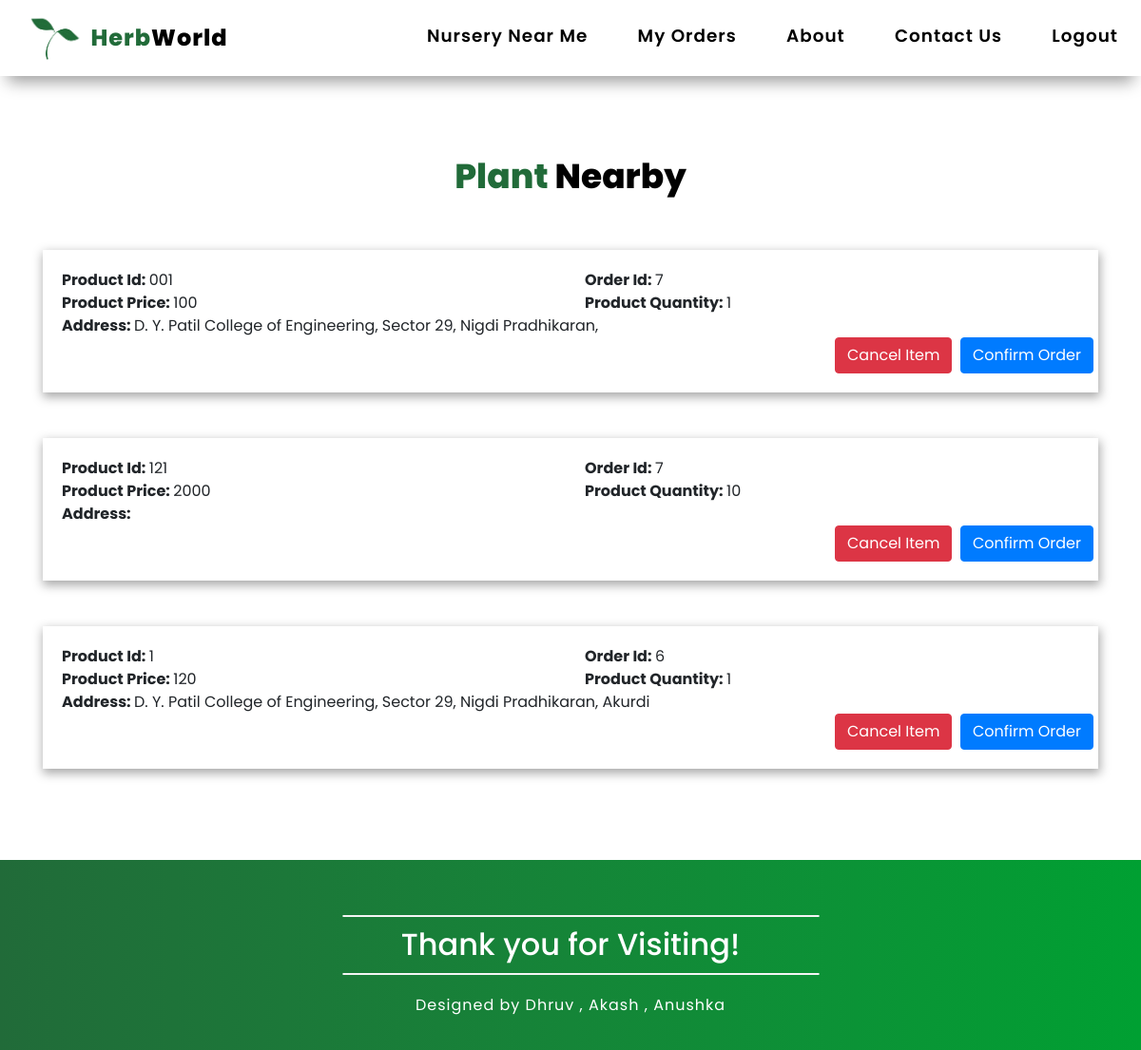
Before: /myorders/ (signed in) with the older database file.
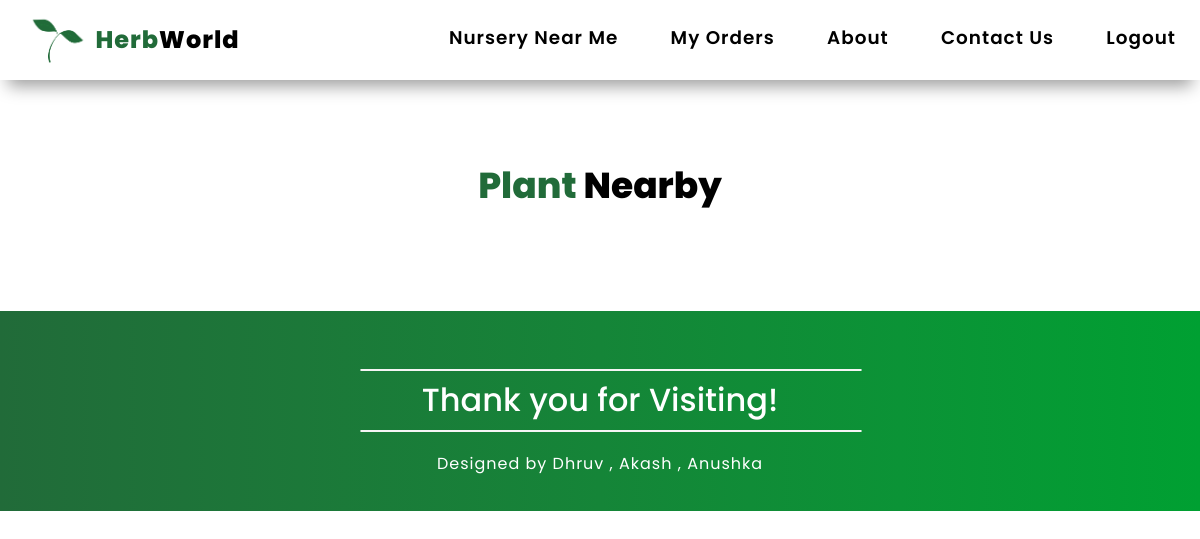
After: the same page with the newer database file.
### herbworldapp/models.py (models this page shows, shortened)
class Order(models.Model):
    order_id = models.CharField(max_length=50)
    product_id = models.CharField(max_length=50)
    nursery_id = models.CharField(max_length=50)
    customer_id = models.CharField(max_length=50)
    quantity = models.IntegerField(default=0)
    customer_name = models.CharField(max_length=50, default='none')
    order_total = models.IntegerField(default=0)
    email = models.CharField(max_length=70)
    phone = models.CharField(max_length=10)
    address = models.CharField(max_length=300)

### herbworldapp/views.py (the view)
# urls.py: path("myorders/", views.myOrders, name="myOrders"),
def myOrders(request):
    props = Order.objects.filter(customer_id=request.user.username)
    return render(request, 'herbworldapp/orderlist.html', {'props': props})

### herbworldapp/templates/herbworldapp/orderlist.html (shortened to what this page needs)
{% extends 'herbworldapp/basic.html' %}
{% load static %}
{% block body %}
<div class="container">
  <div class="row">
    <div class="col text-center">
      <div class="row  mt-5 mb-5 pt-3">
        <div class="col text-center">
          <h2 class="loginheading"><span class="loginheading1">Plant </span><span class="loginheading2">Nearby</span>
        </div>
      </div>
      {% for product in props reversed %}
      <div class="row mb-5">
        <div class="col text-left">
          <div class="productdetails">
            <div class="row">
              <div class="col col-6">
                <strong>Product Id: </strong> {{product.product_id}}
              </div>
              <div class="col col-6">
                <strong>Order Id: </strong> {{product.order_id}}
              </div>
            </div>
            <div class="row">
              <div class="col col-6">
                <strong>Product Price: </strong> {{product.order_total}}
              </div>
              <div class="col col-6">
                <strong>Product Quantity: </strong> {{product.quantity}}
              </div>
            </div>
            <div class="row">
              <div class="col"><strong>Address: </strong> {{product.address}}</div>
            </div>
            <div class="row justify-content-end">
                <form action="cancelorder" method="post">
                  <button type="button buynow" class="btn btn-danger">Cancel Item</button>
                </form>
                <button type="button buynow" class = "btn btn-primary" data-toggle="modal"
                data-target="#orderModal{{product.product_id}}">Confirm Order</button>
            </div>
          </div>
        </div>
      </div>
      {% endfor %}
    </div>
  </div>
</div>
</div>
{% endblock %}

Changed rows visible on the page:
removed Order: product_id "001", order_id "7", order_total "100", quantity "1", address "D. Y. Patil College of Engineering, Sector 29, Nigdi Pradhikaran,"
removed Order: product_id "121", order_id "7", order_total "2000", quantity "10"
removed Order: product_id "1", order_id "6", order_total "120", quantity "1", address "D. Y. Patil College of Engineering, Sector 29, Nigdi Pradhikaran, Akurdi"
